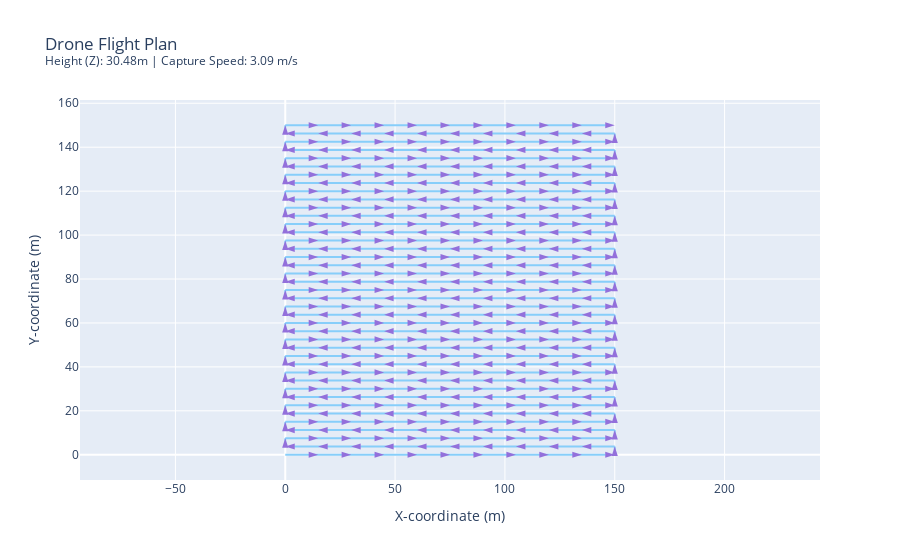

Here is the notebook cell this chart was saved with:
### Markdown cell above
### <font color='mediumseagreen'>Ablation 2: Increase Sidelap</font>

*   **Change:** Increase `dataset_spec.sidelap` from the baseline (0.7) to 0.9.
*   **Observation:** The horizontal flight lines are now packed much closer together vertically, increasing the total number of rows (and waypoints). The spacing of waypoints *along* each line remains unchanged.
*   **Reasoning:** Requiring more overlap between adjacent flight lines means the drone must travel a shorter distance sideways to the next line. Since the forward overlap requirement didn't change, the spacing along the flight lines is unaffected.
*   **Implication:** Higher sidelap also boosts reconstruction quality but increases the number of flight lines, total photos, flight time, and data processing.

### Code cell
# Ablation 2
print("\nAblation 2: Increase Sidelap to 0.9")
camera_abl2 = copy.deepcopy(camera_x10)
dataset_spec_abl2 = copy.deepcopy(dataset_spec)
dataset_spec_abl2.sidelap = 0.9

plan_abl2 = generate_photo_plan_on_grid(camera_abl2, dataset_spec_abl2)
print(f"Generated {len(plan_abl2)} waypoints.")
fig_abl2 = plot_photo_plan(plan_abl2)
fig_abl2.show()

### Figure 1 — Plotly figure (JSON) as saved in the notebook; plotly's stock layout.template omitted (floating-point values rounded to 4 significant figures; data arrays with more than 128 entries replaced by an {"elided": "..."} marker saying what was removed)
{"data": [{"line": {"color": "LightSkyBlue", "width": 2}, "marker": {"angleref": "previous", "color": "MediumPurple", "size": 10, "symbol": "arrow"}, "mode": "lines+markers", "name": "Flight Path", "type": "scatter", "x": {"elided": "451 int values"}, "y": {"elided": "451 float values"}}], "layout": {"hovermode": "closest", "title": {"text": "Drone Flight Plan<br><sup>Height (Z): 30.48m | Capture Speed: 3.09 m/s</sup>"}, "xaxis": {"title": {"text": "X-coordinate (m)"}}, "yaxis": {"scaleanchor": "x", "scaleratio": 1, "title": {"text": "Y-coordinate (m)"}}}}
